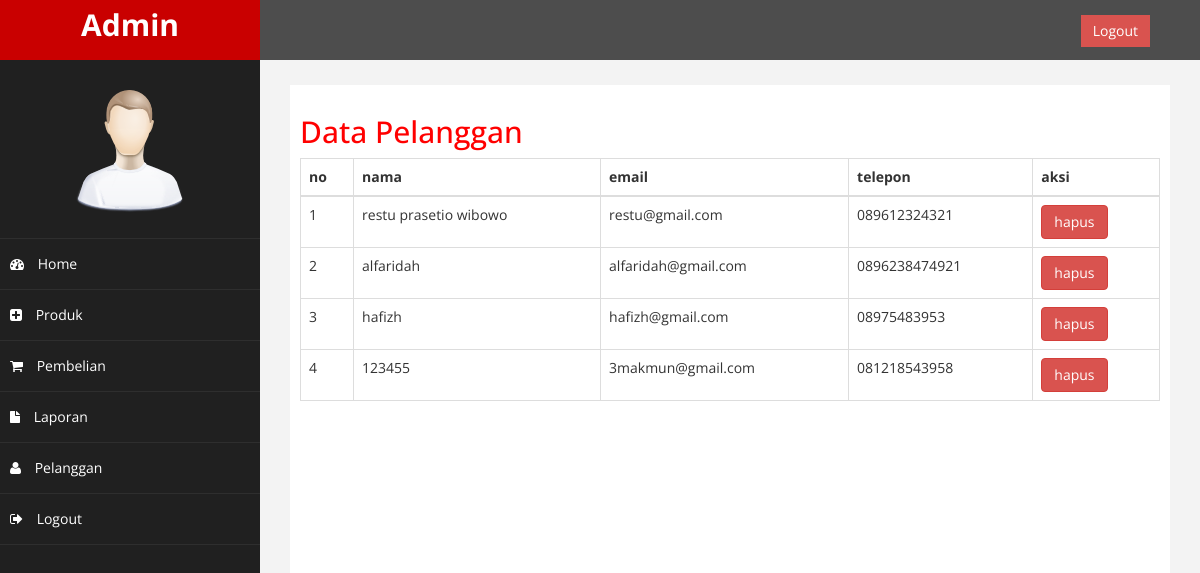
Page /admin/index.php?halaman=pelanggan (signed in) on the committed database.
### tables this page shows
CREATE TABLE `pelanggan` (
  `id_pelanggan` int(11) NOT NULL AUTO_INCREMENT,
  `email_pelanggan` varchar(100) NOT NULL,
  `password_pelanggan` varchar(50) NOT NULL,
  `nama_pelanggan` varchar(100) NOT NULL,
  `telpon_pelanggan` varchar(25) NOT NULL,
  `alamat_pelanggan` text NOT NULL,
  PRIMARY KEY (`id_pelanggan`)
);

### admin/pelanggan.php (the view)
<h2>Data Pelanggan</h2>
<table class="table table-bordered">
	<thead>
		<tr>
			<th>no</th>
			<th>nama</th>
			<th>email</th>
			<th>telepon</th>
			<th>aksi</th>
		</tr>
	</thead>
	<tbody>
		<?php $nomor=1; ?>
		<?php $ambil=$koneksi->query("SELECT * FROM pelanggan"); ?>
		<?php while($pecah=$ambil->fetch_assoc()){ ?>
		<tr>
			<td><?php echo $nomor; ?></td>
			<td><?php echo $pecah['nama_pelanggan']; ?></td>
			<td><?php echo $pecah['email_pelanggan']; ?></td>
			<td><?php echo $pecah['telpon_pelanggan']; ?></td>
			<td>
				<a href="" class="btn btn-danger">hapus</a>
			</td>
		</tr>
		<?php $nomor++; ?>
		<?php } ?>
	</tbody>
</table>

### admin/assets/css/custom.css (style rules this page uses)
body { font-family: 'Open Sans', sans-serif; }
h2 { color: #f00; }

### rows in the picture
pelanggan: nama_pelanggan "restu prasetio wibowo", email_pelanggan "restu@gmail.com", telpon_pelanggan "089612324321"
pelanggan: nama_pelanggan "alfaridah", email_pelanggan "alfaridah@gmail.com", telpon_pelanggan "0896238474921"
pelanggan: nama_pelanggan "hafizh", email_pelanggan "hafizh@gmail.com", telpon_pelanggan "08975483953"
pelanggan: nama_pelanggan "123455", email_pelanggan "3makmun@gmail.com", telpon_pelanggan "081218543958"
